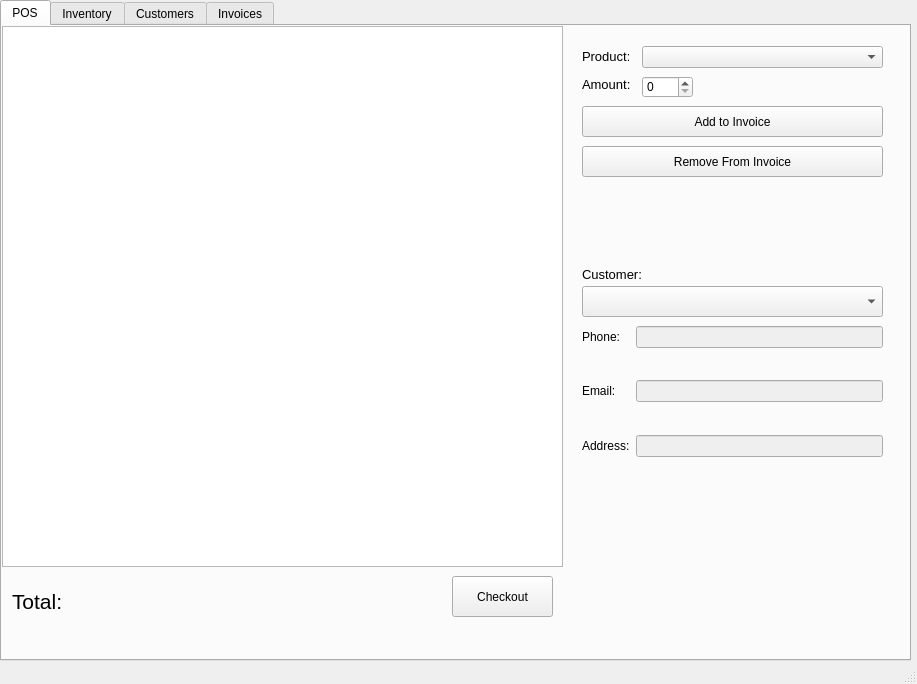
<?xml version="1.0" encoding="UTF-8"?>
<ui version="4.0">
 <class>MainWindow</class>
 <widget class="QMainWindow" name="MainWindow">
  <property name="geometry">
   <rect>
    <x>0</x>
    <y>0</y>
    <width>917</width>
    <height>684</height>
   </rect>
  </property>
  <property name="windowTitle">
   <string>MainWindow</string>
  </property>
  <widget class="QWidget" name="centralwidget">
   <widget class="QTabWidget" name="tabWidget">
    <property name="geometry">
     <rect>
      <x>0</x>
      <y>0</y>
      <width>911</width>
      <height>661</height>
     </rect>
    </property>
    <property name="currentIndex">
     <number>0</number>
    </property>
    <widget class="QWidget" name="tab">
     <attribute name="title">
      <string>POS</string>
     </attribute>
     <widget class="QTableWidget" name="tbl_pos_invoice">
      <property name="geometry">
       <rect>
        <x>0</x>
        <y>0</y>
        <width>561</width>
        <height>541</height>
       </rect>
      </property>
     </widget>
     <widget class="QLabel" name="label_22">
      <property name="geometry">
       <rect>
        <x>10</x>
        <y>550</y>
        <width>51</width>
        <height>51</height>
       </rect>
      </property>
      <property name="font">
       <font>
        <pointsize>16</pointsize>
       </font>
      </property>
      <property name="text">
       <string>Total: </string>
      </property>
     </widget>
     <widget class="QLabel" name="lbl_pos_total_price">
      <property name="geometry">
       <rect>
        <x>70</x>
        <y>560</y>
        <width>121</width>
        <height>31</height>
       </rect>
      </property>
      <property name="font">
       <font>
        <pointsize>16</pointsize>
       </font>
      </property>
      <property name="text">
       <string/>
      </property>
     </widget>
     <widget class="QComboBox" name="cmb_pos_items">
      <property name="geometry">
       <rect>
        <x>640</x>
        <y>20</y>
        <width>241</width>
        <height>22</height>
       </rect>
      </property>
     </widget>
     <widget class="QSpinBox" name="spb_pos_item_amount">
      <property name="geometry">
       <rect>
        <x>640</x>
        <y>50</y>
        <width>51</width>
        <height>22</height>
       </rect>
      </property>
     </widget>
     <widget class="QPushButton" name="btn_pos_add_item">
      <property name="geometry">
       <rect>
        <x>580</x>
        <y>80</y>
        <width>301</width>
        <height>31</height>
       </rect>
      </property>
      <property name="text">
       <string>Add to Invoice</string>
      </property>
     </widget>
     <widget class="QPushButton" name="btn_pos_remove_item">
      <property name="geometry">
       <rect>
        <x>580</x>
        <y>120</y>
        <width>301</width>
        <height>31</height>
       </rect>
      </property>
      <property name="text">
       <string>Remove From Invoice</string>
      </property>
     </widget>
     <widget class="QComboBox" name="cmb_pos_customer">
      <property name="geometry">
       <rect>
        <x>580</x>
        <y>260</y>
        <width>301</width>
        <height>31</height>
       </rect>
      </property>
     </widget>
     <widget class="QLabel" name="label_23">
      <property name="geometry">
       <rect>
        <x>580</x>
        <y>240</y>
        <width>71</width>
        <height>16</height>
       </rect>
      </property>
      <property name="font">
       <font>
        <pointsize>10</pointsize>
       </font>
      </property>
      <property name="text">
       <string>Customer:</string>
      </property>
     </widget>
     <widget class="QPushButton" name="btn_pos_checkout">
      <property name="geometry">
       <rect>
        <x>450</x>
        <y>550</y>
        <width>101</width>
        <height>41</height>
       </rect>
      </property>
      <property name="text">
       <string>Checkout</string>
      </property>
     </widget>
     <widget class="QWidget" name="formLayoutWidget_5">
      <property name="geometry">
       <rect>
        <x>580</x>
        <y>300</y>
        <width>301</width>
        <height>131</height>
       </rect>
      </property>
      <layout class="QFormLayout" name="formLayout_5">
       <item row="0" column="0">
        <widget class="QLabel" name="label_24">
         <property name="text">
          <string>Phone:</string>
         </property>
        </widget>
       </item>
       <item row="2" column="0">
        <widget class="QLabel" name="label_25">
         <property name="text">
          <string>Email:</string>
         </property>
        </widget>
       </item>
       <item row="4" column="0">
        <widget class="QLabel" name="label_26">
         <property name="text">
          <string>Address:</string>
         </property>
        </widget>
       </item>
       <item row="0" column="1">
        <widget class="QLineEdit" name="txt_pos_customer_phone">
         <property name="enabled">
          <bool>false</bool>
         </property>
        </widget>
       </item>
       <item row="2" column="1">
        <widget class="QLineEdit" name="txt_pos_customer_email">
         <property name="enabled">
          <bool>false</bool>
         </property>
        </widget>
       </item>
       <item row="4" column="1">
        <widget class="QLineEdit" name="txt_pos_customer_address">
         <property name="enabled">
          <bool>false</bool>
         </property>
        </widget>
       </item>
       <item row="1" column="1">
        <spacer name="verticalSpacer_17">
         <property name="orientation">
          <enum>Qt::Vertical</enum>
         </property>
         <property name="sizeHint" stdset="0">
          <size>
           <width>20</width>
           <height>40</height>
          </size>
         </property>
        </spacer>
       </item>
       <item row="3" column="1">
        <spacer name="verticalSpacer_18">
         <property name="orientation">
          <enum>Qt::Vertical</enum>
         </property>
         <property name="sizeHint" stdset="0">
          <size>
           <width>20</width>
           <height>40</height>
          </size>
         </property>
        </spacer>
       </item>
      </layout>
     </widget>
     <widget class="QLabel" name="label">
      <property name="geometry">
       <rect>
        <x>580</x>
        <y>20</y>
        <width>47</width>
        <height>21</height>
       </rect>
      </property>
      <property name="font">
       <font>
        <pointsize>10</pointsize>
       </font>
      </property>
      <property name="text">
       <string>Product:</string>
      </property>
     </widget>
     <widget class="QLabel" name="label_2">
      <property name="geometry">
       <rect>
        <x>580</x>
        <y>50</y>
        <width>51</width>
        <height>16</height>
       </rect>
      </property>
      <property name="font">
       <font>
        <pointsize>10</pointsize>
       </font>
      </property>
      <property name="text">
       <string>Amount:</string>
      </property>
     </widget>
     <widget class="QLabel" name="lbl_pos_results">
      <property name="geometry">
       <rect>
        <x>570</x>
        <y>460</y>
        <width>321</width>
        <height>81</height>
       </rect>
      </property>
      <property name="text">
       <string/>
      </property>
     </widget>
    </widget>
    <widget class="QWidget" name="tab_3">
     <attribute name="title">
      <string>Inventory</string>
     </attribute>
     <widget class="QTableWidget" name="tbl_inventory">
      <property name="geometry">
       <rect>
        <x>0</x>
        <y>50</y>
        <width>501</width>
        <height>581</height>
       </rect>
      </property>
     </widget>
     <widget class="QTabWidget" name="tabWidget_2">
      <property name="geometry">
       <rect>
        <x>500</x>
        <y>0</y>
        <width>411</width>
        <height>641</height>
       </rect>
      </property>
      <property name="currentIndex">
       <number>0</number>
      </property>
      <widget class="QWidget" name="tab_5">
       <attribute name="title">
        <string>Add Item</string>
       </attribute>
       <widget class="QWidget" name="formLayoutWidget">
        <property name="geometry">
         <rect>
          <x>10</x>
          <y>40</y>
          <width>381</width>
          <height>141</height>
         </rect>
        </property>
        <layout class="QFormLayout" name="formLayout">
         <item row="0" column="0">
          <widget class="QLabel" name="label_3">
           <property name="text">
            <string>Product Name:</string>
           </property>
          </widget>
         </item>
         <item row="2" column="0">
          <widget class="QLabel" name="label_4">
           <property name="text">
            <string>Description:</string>
           </property>
          </widget>
         </item>
         <item row="4" column="0">
          <widget class="QLabel" name="label_5">
           <property name="text">
            <string>Price Per Unit:</string>
           </property>
          </widget>
         </item>
         <item row="6" column="0">
          <widget class="QLabel" name="label_6">
           <property name="text">
            <string>Amount to Add:</string>
           </property>
          </widget>
         </item>
         <item row="0" column="1">
          <widget class="QLineEdit" name="txt_inventory_add_product_name"/>
         </item>
         <item row="2" column="1">
          <widget class="QLineEdit" name="txt_inventory_add_description"/>
         </item>
         <item row="4" column="1">
          <widget class="QLineEdit" name="txt_inventory_add_price"/>
         </item>
         <item row="6" column="1">
          <widget class="QLineEdit" name="txt_inventory_add_amount"/>
         </item>
         <item row="1" column="1">
          <spacer name="verticalSpacer">
           <property name="orientation">
            <enum>Qt::Vertical</enum>
           </property>
           <property name="sizeHint" stdset="0">
            <size>
             <width>20</width>
             <height>40</height>
            </size>
           </property>
          </spacer>
         </item>
         <item row="3" column="1">
          <spacer name="verticalSpacer_2">
           <property name="orientation">
            <enum>Qt::Vertical</enum>
           </property>
           <property name="sizeHint" stdset="0">
            <size>
             <width>20</width>
             <height>40</height>
            </size>
           </property>
          </spacer>
         </item>
         <item row="5" column="1">
          <spacer name="verticalSpacer_3">
           <property name="orientation">
            <enum>Qt::Vertical</enum>
           </property>
           <property name="sizeHint" stdset="0">
            <size>
             <width>20</width>
             <height>40</height>
            </size>
           </property>
          </spacer>
         </item>
        </layout>
       </widget>
       <widget class="QPushButton" name="btn_inventory_add_item">
        <property name="geometry">
         <rect>
          <x>10</x>
          <y>200</y>
          <width>181</width>
          <height>61</height>
         </rect>
        </property>
        <property name="text">
         <string>Add Item</string>
        </property>
       </widget>
       <widget class="QLabel" name="lbl_inventory_add_results">
        <property name="geometry">
         <rect>
          <x>10</x>
          <y>340</y>
          <width>371</width>
          <height>91</height>
         </rect>
        </property>
        <property name="text">
         <string/>
        </property>
       </widget>
      </widget>
      <widget class="QWidget" name="tab_6">
       <attribute name="title">
        <string>Update Inventory</string>
       </attribute>
       <widget class="QComboBox" name="cmb_inventory_update_product">
        <property name="geometry">
         <rect>
          <x>80</x>
          <y>40</y>
          <width>281</width>
          <height>22</height>
         </rect>
        </property>
       </widget>
       <widget class="QLabel" name="label_7">
        <property name="geometry">
         <rect>
          <x>20</x>
          <y>40</y>
          <width>47</width>
          <height>21</height>
         </rect>
        </property>
        <property name="font">
         <font>
          <pointsize>10</pointsize>
         </font>
        </property>
        <property name="text">
         <string>Product:</string>
        </property>
       </widget>
       <widget class="QWidget" name="formLayoutWidget_2">
        <property name="geometry">
         <rect>
          <x>20</x>
          <y>70</y>
          <width>361</width>
          <height>261</height>
         </rect>
        </property>
        <layout class="QFormLayout" name="formLayout_2">
         <item row="0" column="0">
          <widget class="QLabel" name="label_8">
           <property name="text">
            <string>Product ID:</string>
           </property>
          </widget>
         </item>
         <item row="2" column="0">
          <widget class="QLabel" name="label_9">
           <property name="text">
            <string>Product Name:</string>
           </property>
          </widget>
         </item>
         <item row="4" column="0">
          <widget class="QLabel" name="label_10">
           <property name="text">
            <string>Description:</string>
           </property>
          </widget>
         </item>
         <item row="6" column="0">
          <widget class="QLabel" name="label_11">
           <property name="text">
            <string>Price Per Unit:</string>
           </property>
          </widget>
         </item>
         <item row="8" column="0">
          <widget class="QLabel" name="label_13">
           <property name="text">
            <string>Amount in Inventory:</string>
           </property>
          </widget>
         </item>
         <item row="0" column="1">
          <widget class="QLineEdit" name="txt_inventory_update_product_id">
           <property name="enabled">
            <bool>false</bool>
           </property>
          </widget>
         </item>
         <item row="2" column="1">
          <widget class="QLineEdit" name="txt_inventory_update_product_name"/>
         </item>
         <item row="4" column="1">
          <widget class="QLineEdit" name="txt_inventory_update_description"/>
         </item>
         <item row="6" column="1">
          <widget class="QLineEdit" name="txt_inventory_update_price"/>
         </item>
         <item row="8" column="1">
          <widget class="QLineEdit" name="txt_inventory_update_amount"/>
         </item>
         <item row="7" column="1">
          <spacer name="verticalSpacer_4">
           <property name="orientation">
            <enum>Qt::Vertical</enum>
           </property>
           <property name="sizeHint" stdset="0">
            <size>
             <width>20</width>
             <height>40</height>
            </size>
           </property>
          </spacer>
         </item>
         <item row="5" column="1">
          <spacer name="verticalSpacer_5">
           <property name="orientation">
            <enum>Qt::Vertical</enum>
           </property>
           <property name="sizeHint" stdset="0">
            <size>
             <width>20</width>
             <height>40</height>
            </size>
           </property>
          </spacer>
         </item>
         <item row="3" column="1">
          <spacer name="verticalSpacer_6">
           <property name="orientation">
            <enum>Qt::Vertical</enum>
           </property>
           <property name="sizeHint" stdset="0">
            <size>
             <width>20</width>
             <height>40</height>
            </size>
           </property>
          </spacer>
         </item>
         <item row="1" column="1">
          <spacer name="verticalSpacer_7">
           <property name="orientation">
            <enum>Qt::Vertical</enum>
           </property>
           <property name="sizeHint" stdset="0">
            <size>
             <width>20</width>
             <height>40</height>
            </size>
           </property>
          </spacer>
         </item>
        </layout>
       </widget>
       <widget class="QPushButton" name="btn_inventory_update_product">
        <property name="geometry">
         <rect>
          <x>20</x>
          <y>340</y>
          <width>171</width>
          <height>51</height>
         </rect>
        </property>
        <property name="text">
         <string>Update Product</string>
        </property>
       </widget>
       <widget class="QPushButton" name="btn_inventory_delete_product">
        <property name="geometry">
         <rect>
          <x>210</x>
          <y>340</y>
          <width>171</width>
          <height>51</height>
         </rect>
        </property>
        <property name="text">
         <string>Delete Product</string>
        </property>
       </widget>
       <widget class="QLabel" name="lbl_inventory_update_results">
        <property name="geometry">
         <rect>
          <x>10</x>
          <y>430</y>
          <width>371</width>
          <height>91</height>
         </rect>
        </property>
        <property name="text">
         <string/>
        </property>
       </widget>
      </widget>
     </widget>
     <widget class="QRadioButton" name="rdo_inventory_out_of_stock">
      <property name="geometry">
       <rect>
        <x>10</x>
        <y>10</y>
        <width>111</width>
        <height>31</height>
       </rect>
      </property>
      <property name="text">
       <string>View out of Stock</string>
      </property>
     </widget>
    </widget>
    <widget class="QWidget" name="tab_4">
     <attribute name="title">
      <string>Customers</string>
     </attribute>
     <widget class="QTableWidget" name="tbl_customers">
      <property name="geometry">
       <rect>
        <x>0</x>
        <y>0</y>
        <width>531</width>
        <height>351</height>
       </rect>
      </property>
     </widget>
     <widget class="QLabel" name="label_12">
      <property name="geometry">
       <rect>
        <x>10</x>
        <y>370</y>
        <width>241</width>
        <height>41</height>
       </rect>
      </property>
      <property name="font">
       <font>
        <pointsize>16</pointsize>
       </font>
      </property>
      <property name="text">
       <string>Active Within Last Month</string>
      </property>
     </widget>
     <widget class="QTableWidget" name="tbl_active_customers">
      <property name="geometry">
       <rect>
        <x>0</x>
        <y>410</y>
        <width>531</width>
        <height>221</height>
       </rect>
      </property>
     </widget>
     <widget class="QTabWidget" name="tabWidget_3">
      <property name="geometry">
       <rect>
        <x>530</x>
        <y>0</y>
        <width>381</width>
        <height>641</height>
       </rect>
      </property>
      <property name="currentIndex">
       <number>0</number>
      </property>
      <widget class="QWidget" name="tab_7">
       <attribute name="title">
        <string>New Customer</string>
       </attribute>
       <widget class="QWidget" name="formLayoutWidget_3">
        <property name="geometry">
         <rect>
          <x>10</x>
          <y>30</y>
          <width>351</width>
          <height>261</height>
         </rect>
        </property>
        <layout class="QFormLayout" name="formLayout_3">
         <item row="0" column="0">
          <widget class="QLabel" name="label_14">
           <property name="text">
            <string>First Name:</string>
           </property>
          </widget>
         </item>
         <item row="2" column="0">
          <widget class="QLabel" name="label_15">
           <property name="text">
            <string>Last Name:</string>
           </property>
          </widget>
         </item>
         <item row="4" column="0">
          <widget class="QLabel" name="label_16">
           <property name="text">
            <string>Phone Num:</string>
           </property>
          </widget>
         </item>
         <item row="6" column="0">
          <widget class="QLabel" name="label_17">
           <property name="text">
            <string>Email:</string>
           </property>
          </widget>
         </item>
         <item row="8" column="0">
          <widget class="QLabel" name="label_18">
           <property name="text">
            <string>Address:</string>
           </property>
          </widget>
         </item>
         <item row="0" column="1">
          <widget class="QLineEdit" name="txt_customers_new_first_name"/>
         </item>
         <item row="2" column="1">
          <widget class="QLineEdit" name="txt_customers_new_last_name"/>
         </item>
         <item row="4" column="1">
          <widget class="QLineEdit" name="txt_customers_new_phone"/>
         </item>
         <item row="6" column="1">
          <widget class="QLineEdit" name="txt_customers_new_email"/>
         </item>
         <item row="8" column="1">
          <widget class="QLineEdit" name="txt_customers_new_address"/>
         </item>
         <item row="1" column="1">
          <spacer name="verticalSpacer_8">
           <property name="orientation">
            <enum>Qt::Vertical</enum>
           </property>
           <property name="sizeHint" stdset="0">
            <size>
             <width>20</width>
             <height>40</height>
            </size>
           </property>
          </spacer>
         </item>
         <item row="3" column="1">
          <spacer name="verticalSpacer_9">
           <property name="orientation">
            <enum>Qt::Vertical</enum>
           </property>
           <property name="sizeHint" stdset="0">
            <size>
             <width>20</width>
             <height>40</height>
            </size>
           </property>
          </spacer>
         </item>
         <item row="5" column="1">
          <spacer name="verticalSpacer_10">
           <property name="orientation">
            <enum>Qt::Vertical</enum>
           </property>
           <property name="sizeHint" stdset="0">
            <size>
             <width>20</width>
             <height>40</height>
            </size>
           </property>
          </spacer>
         </item>
         <item row="7" column="1">
          <spacer name="verticalSpacer_11">
           <property name="orientation">
            <enum>Qt::Vertical</enum>
           </property>
           <property name="sizeHint" stdset="0">
            <size>
             <width>20</width>
             <height>40</height>
            </size>
           </property>
          </spacer>
         </item>
        </layout>
       </widget>
       <widget class="QPushButton" name="btn_customers_add_customer">
        <property name="geometry">
         <rect>
          <x>10</x>
          <y>310</y>
          <width>161</width>
          <height>61</height>
         </rect>
        </property>
        <property name="text">
         <string>Add Customer</string>
        </property>
       </widget>
       <widget class="QLabel" name="lbl_customers_new_results">
        <property name="geometry">
         <rect>
          <x>10</x>
          <y>430</y>
          <width>351</width>
          <height>91</height>
         </rect>
        </property>
        <property name="text">
         <string/>
        </property>
       </widget>
      </widget>
      <widget class="QWidget" name="tab_8">
       <attribute name="title">
        <string>Update Customer</string>
       </attribute>
       <widget class="QComboBox" name="cmb_customers_update_customer">
        <property name="geometry">
         <rect>
          <x>88</x>
          <y>30</y>
          <width>241</width>
          <height>22</height>
         </rect>
        </property>
       </widget>
       <widget class="QLabel" name="label_19">
        <property name="geometry">
         <rect>
          <x>20</x>
          <y>30</y>
          <width>61</width>
          <height>21</height>
         </rect>
        </property>
        <property name="font">
         <font>
          <pointsize>10</pointsize>
         </font>
        </property>
        <property name="text">
         <string>Customer:</string>
        </property>
       </widget>
       <widget class="QWidget" name="formLayoutWidget_4">
        <property name="geometry">
         <rect>
          <x>20</x>
          <y>60</y>
          <width>331</width>
          <height>301</height>
         </rect>
        </property>
        <layout class="QFormLayout" name="formLayout_4">
         <item row="0" column="0">
          <widget class="QLabel" name="label_20">
           <property name="text">
            <string>Customer ID:</string>
           </property>
          </widget>
         </item>
         <item row="2" column="0">
          <widget class="QLabel" name="label_21">
           <property name="text">
            <string>First Name:</string>
           </property>
          </widget>
         </item>
         <item row="4" column="0">
          <widget class="QLabel" name="label_35">
           <property name="text">
            <string>Last Name:</string>
           </property>
          </widget>
         </item>
         <item row="6" column="0">
          <widget class="QLabel" name="label_36">
           <property name="text">
            <string>Phone Num:</string>
           </property>
          </widget>
         </item>
         <item row="8" column="0">
          <widget class="QLabel" name="label_37">
           <property name="text">
            <string>Email:</string>
           </property>
          </widget>
         </item>
         <item row="10" column="0">
          <widget class="QLabel" name="label_38">
           <property name="text">
            <string>Address</string>
           </property>
          </widget>
         </item>
         <item row="0" column="1">
          <widget class="QLineEdit" name="txt_customers_update_customer_id">
           <property name="enabled">
            <bool>false</bool>
           </property>
          </widget>
         </item>
         <item row="2" column="1">
          <widget class="QLineEdit" name="txt_customers_update_first_name"/>
         </item>
         <item row="4" column="1">
          <widget class="QLineEdit" name="txt_customers_update_last_name"/>
         </item>
         <item row="6" column="1">
          <widget class="QLineEdit" name="txt_customers_update_phone_num"/>
         </item>
         <item row="8" column="1">
          <widget class="QLineEdit" name="txt_customers_update_email"/>
         </item>
         <item row="10" column="1">
          <widget class="QLineEdit" name="txt_customers_update_address"/>
         </item>
         <item row="1" column="1">
          <spacer name="verticalSpacer_12">
           <property name="orientation">
            <enum>Qt::Vertical</enum>
           </property>
           <property name="sizeHint" stdset="0">
            <size>
             <width>20</width>
             <height>40</height>
            </size>
           </property>
          </spacer>
         </item>
         <item row="3" column="1">
          <spacer name="verticalSpacer_13">
           <property name="orientation">
            <enum>Qt::Vertical</enum>
           </property>
           <property name="sizeHint" stdset="0">
            <size>
             <width>20</width>
             <height>40</height>
            </size>
           </property>
          </spacer>
         </item>
         <item row="5" column="1">
          <spacer name="verticalSpacer_14">
           <property name="orientation">
            <enum>Qt::Vertical</enum>
           </property>
           <property name="sizeHint" stdset="0">
            <size>
             <width>20</width>
             <height>40</height>
            </size>
           </property>
          </spacer>
         </item>
         <item row="7" column="1">
          <spacer name="verticalSpacer_15">
           <property name="orientation">
            <enum>Qt::Vertical</enum>
           </property>
           <property name="sizeHint" stdset="0">
            <size>
             <width>20</width>
             <height>40</height>
            </size>
           </property>
          </spacer>
         </item>
         <item row="9" column="1">
          <spacer name="verticalSpacer_16">
           <property name="orientation">
            <enum>Qt::Vertical</enum>
           </property>
           <property name="sizeHint" stdset="0">
            <size>
             <width>20</width>
             <height>40</height>
            </size>
           </property>
          </spacer>
         </item>
        </layout>
       </widget>
       <widget class="QPushButton" name="btn_customers_update_customer">
        <property name="geometry">
         <rect>
          <x>30</x>
          <y>370</y>
          <width>131</width>
          <height>61</height>
         </rect>
        </property>
        <property name="text">
         <string>Update Customer</string>
        </property>
       </widget>
       <widget class="QPushButton" name="btn_customers_delete_customer">
        <property name="geometry">
         <rect>
          <x>210</x>
          <y>370</y>
          <width>131</width>
          <height>61</height>
         </rect>
        </property>
        <property name="text">
         <string>Delete Customer</string>
        </property>
       </widget>
       <widget class="QLabel" name="lbl_customers_update_results">
        <property name="geometry">
         <rect>
          <x>10</x>
          <y>460</y>
          <width>351</width>
          <height>91</height>
         </rect>
        </property>
        <property name="text">
         <string/>
        </property>
       </widget>
      </widget>
     </widget>
    </widget>
    <widget class="QWidget" name="tab_2">
     <attribute name="title">
      <string>Invoices</string>
     </attribute>
     <widget class="QTableWidget" name="tbl_invoices">
      <property name="geometry">
       <rect>
        <x>0</x>
        <y>0</y>
        <width>471</width>
        <height>631</height>
       </rect>
      </property>
     </widget>
     <widget class="QLabel" name="label_27">
      <property name="geometry">
       <rect>
        <x>490</x>
        <y>10</y>
        <width>111</width>
        <height>16</height>
       </rect>
      </property>
      <property name="text">
       <string>Invoice Number:</string>
      </property>
     </widget>
     <widget class="QLineEdit" name="txt_invoices_invoice_num">
      <property name="geometry">
       <rect>
        <x>490</x>
        <y>30</y>
        <width>113</width>
        <height>20</height>
       </rect>
      </property>
     </widget>
     <widget class="QPushButton" name="btn_invoices_view_details">
      <property name="geometry">
       <rect>
        <x>610</x>
        <y>10</y>
        <width>131</width>
        <height>41</height>
       </rect>
      </property>
      <property name="text">
       <string>View Invoice Details</string>
      </property>
     </widget>
     <widget class="QPushButton" name="btn_invoices_delete_invoice">
      <property name="geometry">
       <rect>
        <x>760</x>
        <y>10</y>
        <width>131</width>
        <height>41</height>
       </rect>
      </property>
      <property name="text">
       <string>Delete Invoice</string>
      </property>
     </widget>
     <widget class="QTableWidget" name="tbl_invoices_items_purchased">
      <property name="geometry">
       <rect>
        <x>490</x>
        <y>260</y>
        <width>401</width>
        <height>371</height>
       </rect>
      </property>
     </widget>
     <widget class="QWidget" name="formLayoutWidget_6">
      <property name="geometry">
       <rect>
        <x>490</x>
        <y>60</y>
        <width>401</width>
        <height>161</height>
       </rect>
      </property>
      <layout class="QFormLayout" name="formLayout_6">
       <item row="0" column="0">
        <widget class="QLabel" name="label_28">
         <property name="text">
          <string>Customer ID:</string>
         </property>
        </widget>
       </item>
       <item row="1" column="0">
        <widget class="QLabel" name="label_29">
         <property name="text">
          <string>Name:</string>
         </property>
        </widget>
       </item>
       <item row="2" column="0">
        <widget class="QLabel" name="label_30">
         <property name="text">
          <string>Phone Num:</string>
         </property>
        </widget>
       </item>
       <item row="3" column="0">
        <widget class="QLabel" name="label_31">
         <property name="text">
          <string>Email:</string>
         </property>
        </widget>
       </item>
       <item row="4" column="0">
        <widget class="QLabel" name="label_32">
         <property name="text">
          <string>Address:</string>
         </property>
        </widget>
       </item>
       <item row="5" column="0">
        <widget class="QLabel" name="label_33">
         <property name="text">
          <string>Date:</string>
         </property>
        </widget>
       </item>
       <item row="0" column="1">
        <widget class="QLineEdit" name="txt_invoices_customer_id">
         <property name="enabled">
          <bool>false</bool>
         </property>
        </widget>
       </item>
       <item row="1" column="1">
        <widget class="QLineEdit" name="txt_invoices_customer_name">
         <property name="enabled">
          <bool>false</bool>
         </property>
        </widget>
       </item>
       <item row="2" column="1">
        <widget class="QLineEdit" name="txt_invoices_phone_num">
         <property name="enabled">
          <bool>false</bool>
         </property>
        </widget>
       </item>
       <item row="3" column="1">
        <widget class="QLineEdit" name="txt_invoices_email">
         <property name="enabled">
          <bool>false</bool>
         </property>
        </widget>
       </item>
       <item row="4" column="1">
        <widget class="QLineEdit" name="txt_invoices_address">
         <property name="enabled">
          <bool>false</bool>
         </property>
        </widget>
       </item>
       <item row="5" column="1">
        <widget class="QLineEdit" name="txt_invoices_date">
         <property name="enabled">
          <bool>false</bool>
         </property>
        </widget>
       </item>
      </layout>
     </widget>
     <widget class="QLabel" name="label_34">
      <property name="geometry">
       <rect>
        <x>490</x>
        <y>240</y>
        <width>101</width>
        <height>21</height>
       </rect>
      </property>
      <property name="font">
       <font>
        <pointsize>10</pointsize>
       </font>
      </property>
      <property name="text">
       <string>Items Purchased:</string>
      </property>
     </widget>
    </widget>
   </widget>
  </widget>
  <widget class="QStatusBar" name="statusbar"/>
 </widget>
 <resources/>
 <connections/>
</ui>
